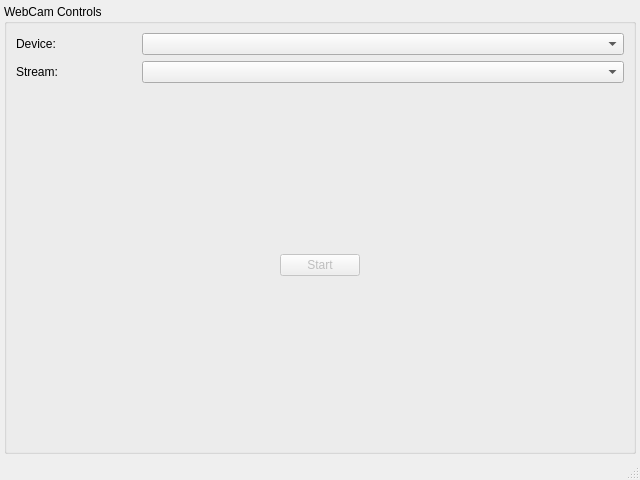
<?xml version="1.0" encoding="UTF-8"?>
<ui version="4.0">
 <class>MainWindow</class>
 <widget class="QMainWindow" name="MainWindow">
  <property name="minimumSize">
   <size>
    <width>640</width>
    <height>480</height>
   </size>
  </property>
  <property name="windowTitle">
   <string>OpenCV Test Bed</string>
  </property>
  <widget class="QWidget" name="centralwidget">
   <layout class="QGridLayout" name="gridLayout">
    <property name="leftMargin">
     <number>4</number>
    </property>
    <property name="topMargin">
     <number>4</number>
    </property>
    <property name="rightMargin">
     <number>4</number>
    </property>
    <property name="bottomMargin">
     <number>4</number>
    </property>
    <property name="spacing">
     <number>3</number>
    </property>
    <item row="0" column="0">
     <widget class="QGroupBox" name="groupBox_WebCam">
      <property name="title">
       <string>WebCam Controls</string>
      </property>
      <layout class="QGridLayout" name="gridLayout_2">
       <item row="0" column="0">
        <widget class="QLabel" name="label_device">
         <property name="sizePolicy">
          <sizepolicy hsizetype="Preferred" vsizetype="Preferred">
           <horstretch>2</horstretch>
           <verstretch>0</verstretch>
          </sizepolicy>
         </property>
         <property name="text">
          <string>Device:</string>
         </property>
        </widget>
       </item>
       <item row="0" column="1">
        <widget class="QComboBox" name="comboBox_device">
         <property name="sizePolicy">
          <sizepolicy hsizetype="Preferred" vsizetype="Fixed">
           <horstretch>8</horstretch>
           <verstretch>0</verstretch>
          </sizepolicy>
         </property>
        </widget>
       </item>
       <item row="1" column="1">
        <widget class="QComboBox" name="comboBox_stream"/>
       </item>
       <item row="1" column="0">
        <widget class="QLabel" name="label_streams">
         <property name="sizePolicy">
          <sizepolicy hsizetype="Preferred" vsizetype="Preferred">
           <horstretch>2</horstretch>
           <verstretch>0</verstretch>
          </sizepolicy>
         </property>
         <property name="text">
          <string>Stream:</string>
         </property>
        </widget>
       </item>
       <item row="2" column="0" colspan="2">
        <widget class="QWidget" name="widget" native="true">
         <layout class="QHBoxLayout" name="horizontalLayout">
          <item>
           <spacer name="horizontalSpacer">
            <property name="orientation">
             <enum>Qt::Horizontal</enum>
            </property>
            <property name="sizeHint" stdset="0">
             <size>
              <width>40</width>
              <height>20</height>
             </size>
            </property>
           </spacer>
          </item>
          <item>
           <widget class="QPushButton" name="pushButton_startStop">
            <property name="enabled">
             <bool>false</bool>
            </property>
            <property name="text">
             <string>Start</string>
            </property>
           </widget>
          </item>
          <item>
           <spacer name="horizontalSpacer_2">
            <property name="orientation">
             <enum>Qt::Horizontal</enum>
            </property>
            <property name="sizeHint" stdset="0">
             <size>
              <width>40</width>
              <height>20</height>
             </size>
            </property>
           </spacer>
          </item>
         </layout>
        </widget>
       </item>
      </layout>
     </widget>
    </item>
   </layout>
  </widget>
  <widget class="QMenuBar" name="menubar">
   <property name="geometry">
    <rect>
     <x>0</x>
     <y>0</y>
     <width>640</width>
     <height>21</height>
    </rect>
   </property>
  </widget>
  <widget class="QStatusBar" name="statusbar"/>
 </widget>
 <resources/>
 <connections/>
</ui>
